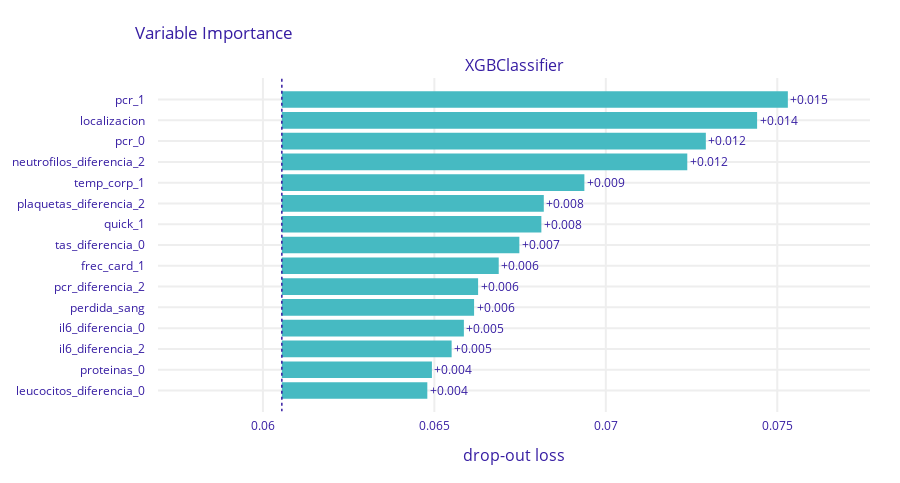

The cell this chart's notebook holds for it:
### Code cell
exp = dx.Explainer(best_model, X, y)
vi = exp.model_parts(max_vars=20)
vi.plot(max_vars=20)

### Figure 1 — Plotly figure (JSON) as saved in the notebook; plotly's stock layout.template omitted (floating-point values rounded to 4 significant figures)
{"data": [{"base": 0.06055, "hoverinfo": "text", "hoverlabel": {"bgcolor": "rgba(0,0,0,0.8)"}, "hovertext": ["Model: XGBClassifier loss after<br>variable: pcr_1 is permuted: 0.075<br>Drop-out loss change: +0.015", "Model: XGBClassifier loss after<br>variable: localizacion is permuted: 0.074<br>Drop-out loss change: +0.014", "Model: XGBClassifier loss after<br>variable: pcr_0 is permuted: 0.073<br>Drop-out loss change: +0.012", "Model: XGBClassifier loss after<br>variable: neutrofilos_diferencia_2 is permuted: 0.072<br>Drop-out loss change: +0.012", "Model: XGBClassifier loss after<br>variable: temp_corp_1 is permuted: 0.069<br>Drop-out loss change: +0.009", "Model: XGBClassifier loss after<br>variable: plaquetas_diferencia_2 is permuted: 0.068<br>Drop-out loss change: +0.008", "Model: XGBClassifier loss after<br>variable: quick_1 is permuted: 0.068<br>Drop-out loss change: +0.008", "Model: XGBClassifier loss after<br>variable: tas_diferencia_0 is permuted: 0.067<br>Drop-out loss change: +0.007", "Model: XGBClassifier loss after<br>variable: frec_card_1 is permuted: 0.067<br>Drop-out loss change: +0.006", "Model: XGBClassifier loss after<br>variable: pcr_diferencia_2 is permuted: 0.066<br>Drop-out loss change: +0.006", "Model: XGBClassifier loss after<br>variable: perdida_sang is permuted: 0.066<br>Drop-out loss change: +0.006", "Model: XGBClassifier loss after<br>variable: il6_diferencia_0 is permuted: 0.066<br>Drop-out loss change: +0.005", "Model: XGBClassifier loss after<br>variable: il6_diferencia_2 is permuted: 0.066<br>Drop-out loss change: +0.005", "Model: XGBClassifier loss after<br>variable: proteinas_0 is permuted: 0.065<br>Drop-out loss change: +0.004", "Model: XGBClassifier loss after<br>variable: leucocitos_diferencia_0 is permuted: 0.065<br>Drop-out loss change: +0.004"], "marker": {"color": "#46bac2"}, "orientation": "h", "showlegend": false, "text": ["+0.015", "+0.014", "+0.012", "+0.012", "+0.009", "+0.008", "+0.008", "+0.007", "+0.006", "+0.006", "+0.006", "+0.005", "+0.005", "+0.004", "+0.004"], "textposition": "outside", "type": "bar", "x": [0.01476, 0.01386, 0.01236, 0.01182, 0.008823, 0.007639, 0.007568, 0.006926, 0.006325, 0.005723, 0.005606, 0.005309, 0.004951, 0.004376, 0.004242], "xaxis": "x", "y": ["pcr_1", "localizacion", "pcr_0", "neutrofilos_diferencia_2", "temp_corp_1", "plaquetas_diferencia_2", "quick_1", "tas_diferencia_0", "frec_card_1", "pcr_diferencia_2", "perdida_sang", "il6_diferencia_0", "il6_diferencia_2", "proteinas_0", "leucocitos_diferencia_0"], "yaxis": "y"}], "layout": {"annotations": [{"font": {"size": 16}, "showarrow": false, "text": "XGBClassifier", "x": 0.5, "xanchor": "center", "xref": "paper", "y": 1, "yanchor": "bottom", "yref": "paper"}, {"font": {"size": 16}, "showarrow": false, "text": "drop-out loss", "x": 0.5, "xanchor": "center", "xref": "paper", "y": 0, "yanchor": "top", "yref": "paper", "yshift": -30}], "font": {"color": "#371ea3"}, "height": 483, "margin": {"b": 71, "r": 30, "t": 78}, "shapes": [{"line": {"color": "#371ea3", "dash": "dot", "width": 1.5}, "type": "line", "x0": 0.06055, "x1": 0.06055, "xref": "x", "y0": -1, "y1": 15, "yref": "y"}], "title": {"text": "Variable Importance", "x": 0.15}, "xaxis": {"anchor": "y", "automargin": true, "domain": [0, 1], "fixedrange": true, "gridwidth": 2, "range": [0.05694, 0.0777], "tickcolor": "white", "ticklen": 3, "ticks": "outside", "type": "linear", "zeroline": false}, "yaxis": {"anchor": "x", "automargin": true, "autorange": "reversed", "domain": [0, 1], "fixedrange": true, "gridwidth": 2, "tickcolor": "white", "ticklen": 10, "ticks": "outside", "type": "category"}}}
